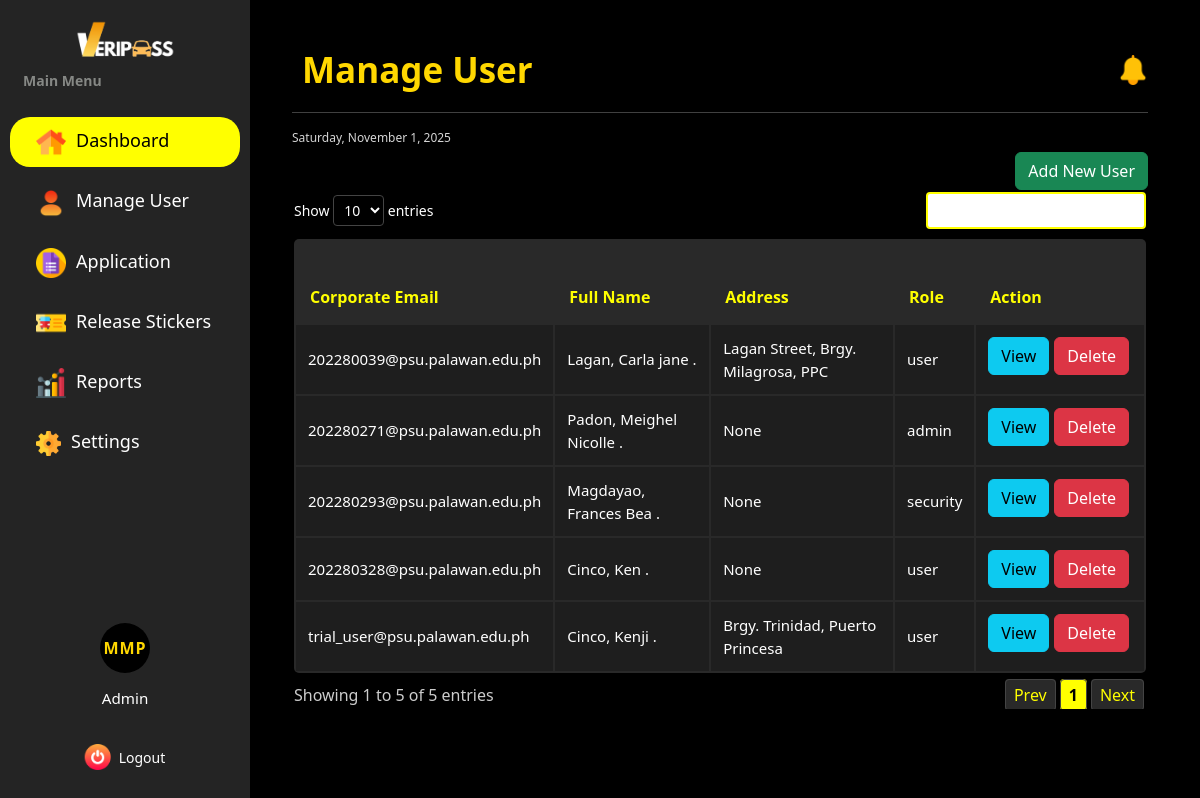
The app's page /dashboard/admin/manage_users/ (signed in), older data.
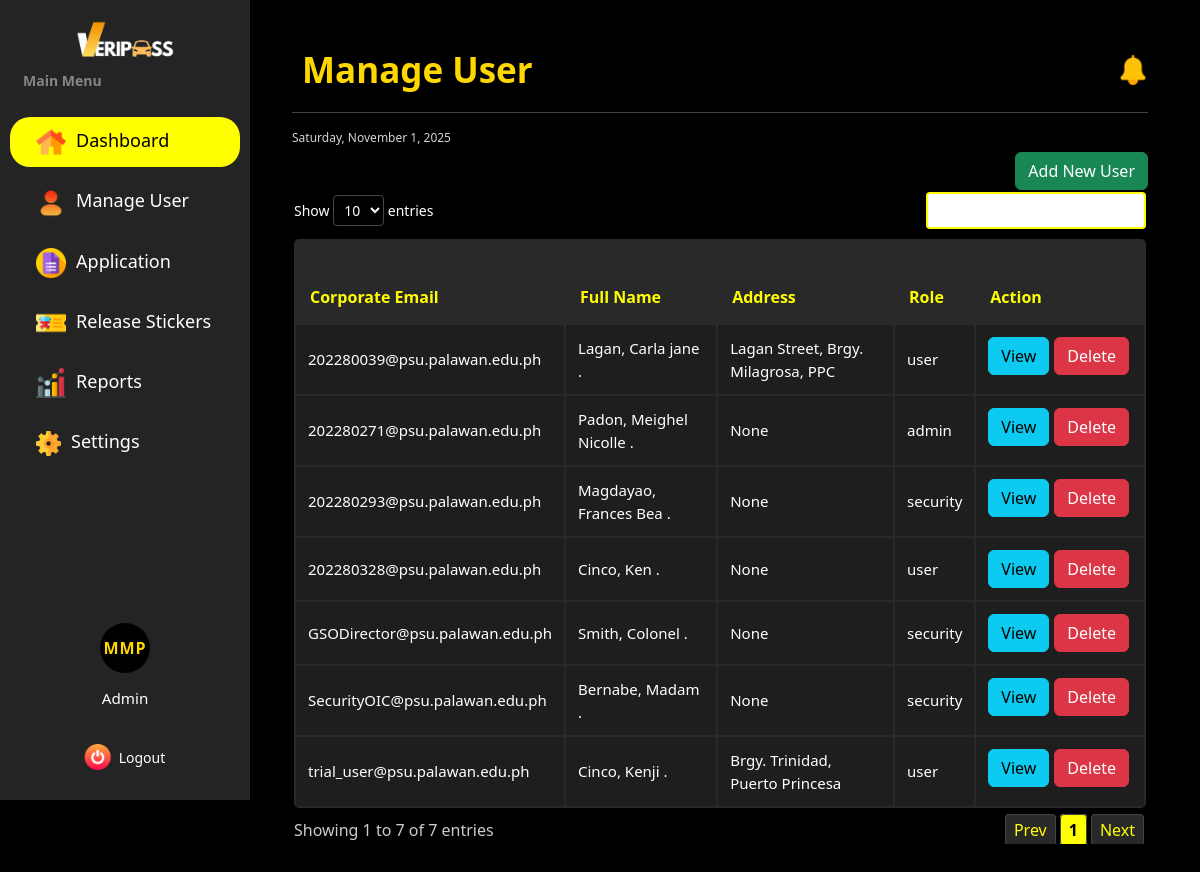
The same page, newer data.
### vehicle_pass/models.py (models this page shows, shortened)
class BaseModel(models.Model):
    created_at = models.DateTimeField(auto_now_add=True, db_index=True)
    updated_at = models.DateTimeField(auto_now=True)
    class Meta:
        abstract = True

class UserProfile(BaseModel):
    ROLE_CHOICES = [('user', 'User'),
        ('security', 'Security'),
        ('admin', 'Admin')
        ]
    SCHOOL_ROLE_CHOICES = [('student', 'Student'),
                           ('faculty & staff', 'Faculty and Staff'),
                           ('university official', 'University Official')
    ]
    COLLEGE_CHOICES = [('CAD', 'College of Architecture and Design'),
                       ('CAH', 'College of Arts and Humanities'),
                       ('CBA', 'College of Business and Accountancy'),
                       ('CCJE', 'College of Criminal Justice and Education'),
                       ('CoE', 'College of Engineering'),
                       ('CHTM', 'College of Hospitality Management and Tourism'),
                       ('CNHS', 'College of Nursing and Health Sciences'),
                       ('CS', 'College of Sciences'),
                       ('CTE', 'College of Teacher Education'),
    ]
    YEAR_LEVEL_CHOICES = [('first year', 'First Year'),
                          ('second year', 'Second Year'),
                          ('third year', 'Third Year'),
                          ('fourth year', 'Fourth year'),
                          ('fifth year', 'Fifth Year')
    ]
    OFFICE_CHOICES = [
        ('university president', 'University President'),
        ('university president coa', 'University President COA'),
        ('office of the university secretary', 'Office of the University Secretary'),
        ('legal office', 'Legal Office (Data Privacy Office)'),
        ('planning and development office', 'Planning and Development Office'),
        ('office of the internal audit services', 'Office of the Internal Audit Services (QMS)'),
        ('public information office', 'Public Information Office'),
        ('alumni affairs office', 'Alumni Affairs Office'),
        ('academic council', 'Academic Council'),
        ('administrative council', 'Administrative Council'),
        ('research and extension council', 'Research and Extension Council'),
        ('management committee', 'Management Committee'),
        ('university ethics committee', 'University Ethics Committee'),
        ('gender and development office', 'Gender and Development Office'),
        ('international affairs and linkages office', 'International Affairs and Linkages Office'),
        ('office of the vice president for finance and administration', 'Office of the Vice President for Finance and Administration'),
        ('bids and awards committee', 'Bids and Awards Committee'),
        ('administrative management office', 'Administrative Management Office'),
        ('records archives management office', 'Records Archives Management Office'),
        ('human resource management office', 'Human Resource Management Office'),
        ('faculty and staff development unit', 'Faculty and Staff Development Unit'),
        ('health services office', 'Health Services Office'),
        ('management information system information office', 'Management Information System Information Office'),
        ('security office', 'Security Office'),
        ('supply and property management office', 'Supply and Property Management Office'),
        ('disaster risk reduction and management office', 'Disaster Risk Reduction and Management Office'),
        ('project management office', 'Project Management Office'),
        ('general services office', 'General Services Office'),
        ('utility and environmental management office', 'Utility and Environmental Management Office'),
        ('motorpool office', 'Motorpool Office'),
        ('finance management service offices (cfo)', 'Finance Management Service Offices (CFO)'),
        ('accounting office', 'Accounting Office'),
        ('processing unit', 'Processing Unit'),
        ('student accounts & assessment', 'Student Accounts & Assessment'),
        ('financial reporting', 'Financial Reporting'),
        ('budget office', 'Budget Office'),
        ('production services/income generating projects office', 'Production Services/Income Generating Projects Office'),
        ('production', 'Production'),
        ('sifma', 'SIFMA'),
        ('university bookstore', 'University Bookstore'),
        ('auxiliary services - canteen', 'Auxiliary Services - Canteen'),
        ('auxiliary services - hostel', 'Auxiliary Services - Hostel'),
        ('auxiliary services - dormitory', 'Auxiliary Services - Dormitory'),
        ('university printing press', 'University Printing Press'),
        ('procurement office', 'Procurement Office'),
        ('cashiers office', 'Cashier’s Office'),
        ('office of the vice president for research, development and extension', 'Office of the Vice President for Research, Development and Extension'),
        ('university research office', 'University Research Office'),
        ('university extension service office', 'University Extension Service Office'),
        ('intellectual property and technology transfer office', 'Intellectual Property and Technology Transfer Office'),
        ('palawan studies center', 'Palawan Studies Center'),
        ('center for strategy policy and governance', 'Center for Strategy Policy and Governance'),
        ('panrehiyong iv-b sentro ng wikang pilipino', 'Panrehiyong IV-B Sentro ng Wikang Pilipino'),
        ('marine science research center', 'Marine Science Research Center'),
        ('palawan international technology business incubator & startup hub office', 'Palawan International Technology Business Incubator & Startup Hub Office'),
        ('office of the vice president for academic affairs', 'Office of the Vice President for Academic Affairs'),
        ('office of the eteeap', 'Office of the ETEEAP'),
        ('office of the university registrar', 'Office of the University Registrar'),
        ('university quality assurance center', 'University Quality Assurance Center'),
        ('office of the university sports', 'Office of the University Sports'),
        ('office of the curriculum & instructional materials development', 'Office of the Curriculum & Instructional Materials Development'),
        ('office of the student affairs and services', 'Office of the Student Affairs and Services'),
        ('social and cultural affairs (psu band, psu dance troupe, psu singers)', 'Social and Cultural Affairs (PSU Band, PSU Dance Troupe, PSU Singers)'),
        ('office of the university library', 'Office of the University Library'),
        ('psu museum', 'PSU Museum'),
    ]
    WORKPLACE_CHOICES = OFFICE_CHOICES + COLLEGE_CHOICES
    corporate_email = models.EmailField(max_length=50, unique=True)
    password = models.CharField(max_length=128)
    contact = models.CharField(max_length=14)
    lastname = models.CharField(max_length=25)
    firstname = models.CharField(max_length=50)
    middlename = models.CharField(max_length=25, blank=True, null=True)
    suffix = models.CharField(max_length=5, blank=True, null=True)
    address = models.CharField(max_length=100, blank=True, null=True)
    dl_number = models.CharField(max_length=25)
    college = models.CharField(max_length=100, choices=COLLEGE_CHOICES ,blank=True, null=True)
    program = models.CharField(max_length=100, blank=True, null=True)
    year_level = models.CharField(max_length=40, choices=YEAR_LEVEL_CHOICES, blank=True, null=True)
    father_name = models.CharField(max_length=100, blank=True, null=True)
    father_contact = models.CharField(max_length=14, blank=True, null=True)
    father_address = models.CharField(max_length=150, blank=True, null=True)
    mother_name = models.CharField(max_length=100, blank=True, null=True)
    mother_contact =models.CharField(max_length=14, blank=True, null=True)
    mother_address = models.CharField(max_length=150, blank=True, null=True)
    guardian_name = models.CharField(max_length=100, blank=True, null=True)
    guardian_contact = models.CharField(max_length=14, blank=True, null=True)
    guardian_address = models.CharField(max_length=150, blank=True, null=True)
    position = models.CharField(max_length=50, blank=True, null=True)
    workplace = models.CharField(max_length=150, choices=WORKPLACE_CHOICES, blank=True, null=True)
    role = models.CharField(max_length=20, choices=ROLE_CHOICES, default='user', null=True)
    school_role = models.CharField(max_length=20, choices=SCHOOL_ROLE_CHOICES, null=True, blank=True)

### vehicle_pass/views.py (the view)
# urls.py: path("dashboard/admin/manage_users/", AdminViewUser.as_view(), name="admin_manage_user"),
class AdminViewUser(CustomLoginRequiredMixin, ListView):
    model = UserProfile
    context_object_name = "users"
    template_name = 'Admin/Admin_Manage_User.html'
    paginate_by = 20

### templates/Admin/Admin_Manage_User.html (shortened to what this page needs)
{% extends "includes/admin_sidebar.html" %}
{% load static %}
{% block extra_css %}
<link rel="stylesheet" href="{% static 'css/admin-dashboard-style.css' %}">
<link rel="stylesheet" href="{% static 'css/sidebar.css' %}">
<link rel="stylesheet"href="https://cdn.datatables.net/responsive/2.4.1/css/responsive.dataTables.min.css">
{% endblock %}
{% block content %}
<div class="dashboard-wrapper d-flex">
    <div class="main-content flex-grow-1 ms-uto">
        <div class="container-fluid py-1">
            <div class="d-flex justify-content-between align-items-center">
                <h2 class="title mb-3 mb-md-0">Manage User</h2>
                <div class="d-flex align-items-center gap-3">
                    <a href="Announcements.html" class="text-decoration-none position-relative">
                        <img src="{% static 'images/notification.png' %}" alt="Notifications" width="30" height="30">
                    </a>
                </div>
            </div>
            <hr>
            <small><span id="date"></span></small>
            <div class="filter-container d-flex justify-content-end">
                <a href="{% url 'admin_create_user' %}" class="btn btn-success">Add New User</a>
            </div>
            <section class="table-container">
                <table id="myTable" class="users-table">
                    <thead>
                        <tr>
                            <th>Corporate Email</th>
                            <th>Full Name</th>
                            <th>Address</th>
                            <th>Role</th>
                            <th>Action</th>
                        </tr>
                    </thead>
                    <tbody>
                    {% for user in users %}
                        <tr>
                            <td>{{ user.corporate_email }}</td>
                            <td>{{ user.lastname }}, {{ user.firstname }} {{ user.middle_name|slice:":1" }}.</td>
                            <td>{{ user.address }}</td>
                            <td>{{ user.role }}</td>
                            <td>
                                <a href="{% url 'admin_view_specific_user' user.pk %}" class="btn btn-info">View</a>
                                <button class="btn btn-danger">Delete</button>
                            </td>
                        </tr>
                        {% empty %}
                        <tr>
                        <td colspan="5" style="text-align: center">
                            <p class="text-sm font-weight-bold mb-0">No Records Found</p>
                        </td>
                        </tr>
                        {% endfor %}
                    </tbody>
                </table>
            </section>
        </div>
    </div>
</div>
{% endblock %}

### templates/includes/admin_sidebar.html (shortened to what this page needs)
{% load static %}
<!DOCTYPE html>
<html lang="en">
<head>
    <link rel="stylesheet" href="https://cdn.jsdelivr.net/npm/bootstrap@5.3.0/dist/css/bootstrap.min.css">
    <link rel="stylesheet" href="{% static 'css/sidebar.css' %}">
    {% block extra_css %}{% endblock %}
</head>
<body>
<div class="sidebar" id="sidebar">
    <a href="#">
        <img src="{% static 'images/navbar-brand img.png' %}" class="img-fluid" style="width: 100px; margin-left: 75px;">
    </a>
    <p>Main Menu</p>
    <ul>
        <li data-menu="dashboard">
            <a href="{% url 'admin_dashboard' %}">
                <img src="{% static 'images/home.png' %}" alt="house" width="30">
                <span>Dashboard</span>
            </a>
        </li>
        <li data-menu="manage-users">
            <a href="{% url 'admin_manage_user' %}">
                <img src="{% static 'images/user.png' %}" alt="user" width="30">
                <span>Manage User</span>
            </a>
        </li>
        <li data-menu="application">
            <a href="{% url 'admin_manage_application' %}">
                <img src="{% static 'images/application.png' %}" alt="application" width="30">
                <span>Application</span>
            </a>
        </li>
        <li data-menu="manage-passes">
            <a href="{% url 'admin_manage_passes' %}">
                <img src="{% static 'images/passes.png' %}" alt="Status" width="30">
                <span> Release Stickers </span>
            </a>
        </li>
        <li data-menu="reports">
            <a href="{% url 'admin_report' %}">
                <img src="{% static 'images/statistics.png' %}" alt="Report" width="30">
                <span>Reports</span>
            </a>
        </li>
        <li data-menu="adminsettings">
            <a href="{% url 'admin_settings' %}">
                <img src="{% static 'images/settings.png' %}" alt="Settings" width="25">
                <span>Settings</span>
            </a>
        </li>
    </ul>
    <a href="{% url 'logout' %}" id="logout">
        <center><img src="{% static 'images/power-off.png' %}" alt="logout" width="25"></center>
        <span>Logout</span>
    </a>
    <div class="profile" style="display:flex;flex-direction:column;align-items:center;">
        <div style="width: 50px; height: 50px; background: black; border-radius: 50%; display: flex; align-items: center; justify-content: center;">
            {% if profile %}
                {% with profile.firstname|default:''|slice:':1' as fi %}
                {% with profile.middlename|default:''|slice:':1' as mi %}
                {% with profile.lastname|default:''|slice:':1' as li %}
                    {% with fi|add:mi|add:li as initials %}
                        <span style="color:#FFD700;font-weight:bold;font-size:1rem;letter-spacing:1px;">
                            {{ initials|default:'A' }}
                        </span>
                    {% endwith %}
                {% endwith %}{% endwith %}{% endwith %}
            {% else %}
                <span style="color:#FFD700;font-weight:bold;font-size:1rem;letter-spacing:1px;">A</span>
            {% endif %}
        </div>
        <span class="position" style="color: #ffffff; font-size: 0.95em; margin-top: 4px; display: block; text-align: center;">Admin</span>
    </div>
</div>
<div class="main-content">
    {% block content %}{% endblock %}
</div>
</body>
</html>

Row changes from the older to the newer data that the page shows:
added UserProfile: corporate_email "SecurityOIC@psu.palawan.edu.ph", lastname "Bernabe", firstname "Madam", address "None", role "security"
added UserProfile: corporate_email "GSODirector@psu.palawan.edu.ph", lastname "Smith", firstname "Colonel", address "None", role "security"
Text that changed along with them:
text written by a page script: "Show entries Showing 1 to 5 of 5 entries Prev 1 Next" → "Show entries Showing 1 to 7 of 7 entries Prev 1 Next"
